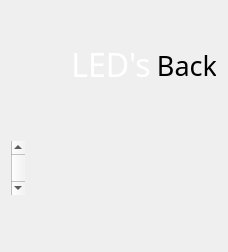
  <widget class="QWidget" name="leds_page">
   <layout class="QVBoxLayout" name="verticalLayout_4">
    <item>
     <spacer name="verticalSpacer_10">
      <property name="orientation">
       <enum>Qt::Orientation::Vertical</enum>
      </property>
      <property name="sizeType">
       <enum>QSizePolicy::Policy::Minimum</enum>
      </property>
      <property name="sizeHint" stdset="0">
       <size>
        <width>20</width>
        <height>24</height>
       </size>
      </property>
     </spacer>
    </item>
    <item>
     <layout class="QHBoxLayout" name="leds_header_layout">
      <item>
       <spacer name="horizontalSpacer">
        <property name="orientation">
         <enum>Qt::Orientation::Horizontal</enum>
        </property>
        <property name="sizeType">
         <enum>QSizePolicy::Policy::Minimum</enum>
        </property>
        <property name="sizeHint" stdset="0">
         <size>
          <width>60</width>
          <height>20</height>
         </size>
        </property>
       </spacer>
      </item>
      <item>
       <widget class="QLabel" name="leds_title_label">
        <property name="sizePolicy">
         <sizepolicy hsizetype="Expanding" vsizetype="Fixed">
          <horstretch>0</horstretch>
          <verstretch>0</verstretch>
         </sizepolicy>
        </property>
        <property name="font">
         <font>
          <family>Momcake</family>
          <pointsize>24</pointsize>
         </font>
        </property>
        <property name="styleSheet">
         <string notr="true">background: transparent; color: white;</string>
        </property>
        <property name="text">
         <string>LED's</string>
        </property>
        <property name="alignment">
         <set>Qt::AlignCenter</set>
        </property>
        <property name="class" stdset="0">
         <string>title_text</string>
        </property>
       </widget>
      </item>
      <item>
       <widget class="IconButton" name="leds_back_btn">
        <property name="sizePolicy">
         <sizepolicy hsizetype="MinimumExpanding" vsizetype="MinimumExpanding">
          <horstretch>0</horstretch>
          <verstretch>0</verstretch>
         </sizepolicy>
        </property>
        <property name="minimumSize">
         <size>
          <width>60</width>
          <height>60</height>
         </size>
        </property>
        <property name="maximumSize">
         <size>
          <width>60</width>
          <height>60</height>
         </size>
        </property>
        <property name="font">
         <font>
          <family>Momcake</family>
          <pointsize>20</pointsize>
          <italic>false</italic>
          <stylestrategy>PreferAntialias</stylestrategy>
         </font>
        </property>
        <property name="mouseTracking">
         <bool>false</bool>
        </property>
        <property name="tabletTracking">
         <bool>true</bool>
        </property>
        <property name="contextMenuPolicy">
         <enum>Qt::ContextMenuPolicy::NoContextMenu</enum>
        </property>
        <property name="layoutDirection">
         <enum>Qt::LayoutDirection::LeftToRight</enum>
        </property>
        <property name="styleSheet">
         <string notr="true"/>
        </property>
        <property name="text">
         <string>Back</string>
        </property>
        <property name="autoDefault">
         <bool>false</bool>
        </property>
        <property name="flat">
         <bool>true</bool>
        </property>
        <property name="class" stdset="0">
         <string>menu_btn</string>
        </property>
        <property name="button_type" stdset="0">
         <string>icon</string>
        </property>
        <property name="icon_pixmap" stdset="0">
         <pixmap resource="resources/icon_resources.qrc">:/ui/media/btn_icons/back.svg</pixmap>
        </property>
       </widget>
      </item>
     </layout>
    </item>
    <item>
     <spacer name="verticalSpacer_8">
      <property name="orientation">
       <enum>Qt::Orientation::Vertical</enum>
      </property>
      <property name="sizeHint" stdset="0">
       <size>
        <width>20</width>
        <height>40</height>
       </size>
      </property>
     </spacer>
    </item>
    <item>
     <widget class="QScrollBar" name="verticalScrollBar">
      <property name="orientation">
       <enum>Qt::Orientation::Vertical</enum>
      </property>
     </widget>
    </item>
    <item>
     <layout class="QGridLayout" name="leds_content_layout">
      <item row="0" column="0">
       <widget class="QWidget" name="leds_widget" native="true"/>
      </item>
     </layout>
    </item>
    <item>
     <spacer name="verticalSpacer_9">
      <property name="orientation">
       <enum>Qt::Orientation::Vertical</enum>
      </property>
      <property name="sizeHint" stdset="0">
       <size>
        <width>20</width>
        <height>40</height>
       </size>
      </property>
     </spacer>
    </item>
   </layout>
  </widget>
